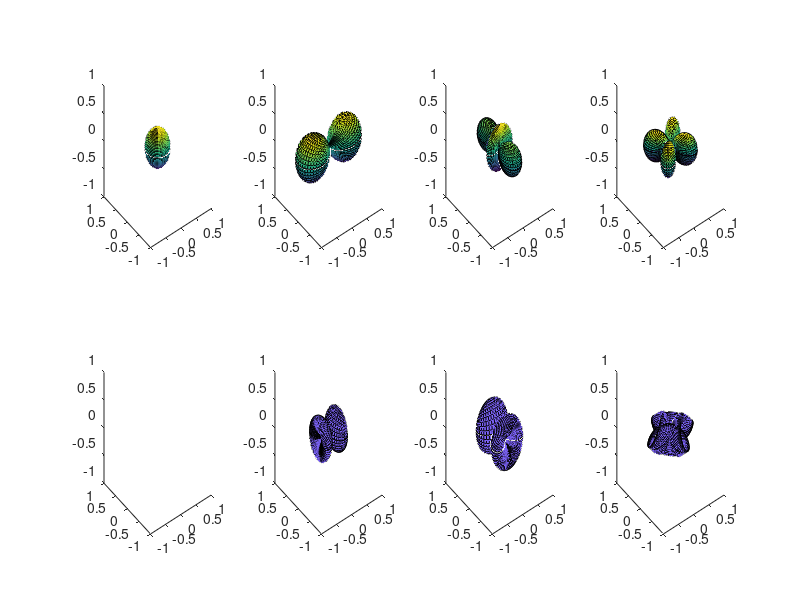

Source code (MATLAB):
clc;
clear all;
close all;
theta=0:pi/45:pi;
theta_num=size(theta,2);
phi=0:pi/45:2*pi;
phi_num=size(phi,2);
[Theta,Phi]=meshgrid(theta,phi);
% P-wave radiation pattern
RP_P=zeros(phi_num,theta_num);
RP_Px=zeros(phi_num,theta_num);
RP_Py=zeros(phi_num,theta_num);
RP_Pz=zeros(phi_num,theta_num);
% S-wave radiation pattern
RP_S=zeros(phi_num,theta_num);
RP_Sx=zeros(phi_num,theta_num);
RP_Sy=zeros(phi_num,theta_num);
RP_Sz=zeros(phi_num,theta_num);
% Direction cosin vector
e_r=zeros(phi_num,theta_num,3);
e_theta=zeros(phi_num,theta_num,3);
e_phi=zeros(phi_num,theta_num,3);
% Different kinds of seismic moment tensor
M_ISO=1/3*[1 0 0;0 1 0;0 0 1];
M_LD=[1 0 0;0 0 0;0 0 0];
M_CLVD=sqrt(6)/6*[1 0 0;0 -2 0;0 0 1];
M_DC=sqrt(2)/2*[0 1 0;1 0 0;0 0 0];
% M_DC=sqrt(2)/2*[0 0 1;0 0 0;1 0 0];
M=zeros(3,3,4);
M(:,:,1)=M_ISO;
M(:,:,2)=M_LD;
M(:,:,3)=M_CLVD;
M(:,:,4)=M_DC;
delta=[1 0 0;0 1 0;0 0 1];
% Calculate the radiation pattern and plot it
for M_Num=1:4
    for j=1:theta_num
        for i=1:phi_num
            %         Y(i,j)=sin(Theta(i,j))*cos(Phi(i,j));
            %         X(i,j)=sin(Theta(i,j))*sin(Phi(i,j));
            %         Z(i,j)=cos(Theta(i,j));
            e_r(i,j,1)=sin(Theta(i,j))*cos(Phi(i,j));
            e_r(i,j,2)=sin(Theta(i,j))*sin(Phi(i,j));
            e_r(i,j,3)=cos(Theta(i,j));
            E_R=reshape(e_r(i,j,:),1,3);
            
            %             Calculate the P-wave radiation
            RP_P(i,j)=E_R*M(:,:,M_Num)*E_R';
            RP_Px(i,j)=e_r(i,j,1)*RP_P(i,j);
            RP_Py(i,j)=e_r(i,j,2)*RP_P(i,j);
            RP_Pz(i,j)=e_r(i,j,3)*RP_P(i,j);
            %             Calculate the S-wave radiation
            RP_Sx(i,j)=(delta(1,1)-e_r(i,j,1)*e_r(i,j,1))*e_r(i,j,1)*M(1,1,M_Num)+...
                (delta(1,1)-e_r(i,j,1)*e_r(i,j,1))*e_r(i,j,2)*M(1,2,M_Num)+...
                (delta(1,1)-e_r(i,j,1)*e_r(i,j,1))*e_r(i,j,3)*M(1,3,M_Num)+...
                (delta(1,2)-e_r(i,j,1)*e_r(i,j,2))*e_r(i,j,1)*M(2,1,M_Num)+...
                (delta(1,2)-e_r(i,j,1)*e_r(i,j,2))*e_r(i,j,2)*M(2,2,M_Num)+...
                (delta(1,2)-e_r(i,j,1)*e_r(i,j,2))*e_r(i,j,3)*M(2,3,M_Num)+...
                (delta(1,3)-e_r(i,j,1)*e_r(i,j,3))*e_r(i,j,1)*M(3,1,M_Num)+...
                (delta(1,3)-e_r(i,j,1)*e_r(i,j,3))*e_r(i,j,2)*M(3,2,M_Num)+...
                (delta(1,3)-e_r(i,j,1)*e_r(i,j,3))*e_r(i,j,3)*M(3,3,M_Num);
            
            RP_Sy(i,j)=(delta(2,1)-e_r(i,j,2)*e_r(i,j,1))*e_r(i,j,1)*M(1,1,M_Num)+...
                (delta(2,1)-e_r(i,j,2)*e_r(i,j,1))*e_r(i,j,2)*M(1,2,M_Num)+...
                (delta(2,1)-e_r(i,j,2)*e_r(i,j,1))*e_r(i,j,3)*M(1,3,M_Num)+...
                (delta(2,2)-e_r(i,j,2)*e_r(i,j,2))*e_r(i,j,1)*M(2,1,M_Num)+...
                (delta(2,2)-e_r(i,j,2)*e_r(i,j,2))*e_r(i,j,2)*M(2,2,M_Num)+...
                (delta(2,2)-e_r(i,j,2)*e_r(i,j,2))*e_r(i,j,3)*M(2,3,M_Num)+...
                (delta(2,3)-e_r(i,j,2)*e_r(i,j,3))*e_r(i,j,1)*M(3,1,M_Num)+...
                (delta(2,3)-e_r(i,j,2)*e_r(i,j,3))*e_r(i,j,2)*M(3,2,M_Num)+...
                (delta(2,3)-e_r(i,j,2)*e_r(i,j,3))*e_r(i,j,3)*M(3,3,M_Num);
            
            RP_Sz(i,j)=(delta(3,1)-e_r(i,j,3)*e_r(i,j,1))*e_r(i,j,1)*M(1,1,M_Num)+...
                (delta(3,1)-e_r(i,j,3)*e_r(i,j,1))*e_r(i,j,2)*M(1,2,M_Num)+...
                (delta(3,1)-e_r(i,j,3)*e_r(i,j,1))*e_r(i,j,3)*M(1,3,M_Num)+...
                (delta(3,2)-e_r(i,j,3)*e_r(i,j,2))*e_r(i,j,1)*M(2,1,M_Num)+...
                (delta(3,2)-e_r(i,j,3)*e_r(i,j,2))*e_r(i,j,2)*M(2,2,M_Num)+...
                (delta(3,2)-e_r(i,j,3)*e_r(i,j,2))*e_r(i,j,3)*M(2,3,M_Num)+...
                (delta(3,3)-e_r(i,j,3)*e_r(i,j,3))*e_r(i,j,1)*M(3,1,M_Num)+...
                (delta(3,3)-e_r(i,j,3)*e_r(i,j,3))*e_r(i,j,2)*M(3,2,M_Num)+...
                (delta(3,3)-e_r(i,j,3)*e_r(i,j,3))*e_r(i,j,3)*M(3,3,M_Num);
        end
    end
    Facecolor=[0.5 0.4 1];
    Edgecolor=[0 0 0];
    subplot(2,4,M_Num)
    view(3)
    hold on
    %     surf(RP_Px,RP_Py,RP_Pz,'edgecolor',Edgecolor);
    surf(RP_Px(:,1:23),RP_Py(:,1:23),RP_Pz(:,1:23),'edgecolor',Edgecolor);
    surf(RP_Px(:,23:46),RP_Py(:,23:46),RP_Pz(:,23:46),'edgecolor',Edgecolor);
    axis([-1 1 -1 1 -1 1]);
%     surf(RP_Px,RP_Py,RP_Pz,'facecolor',[0.5 0.4 1],'edgecolor',[0,0,0]);
    
    grid off
%     axis square
    
    subplot(2,4,4+M_Num)
    hold on
    %     surf(RP_Sx,RP_Sy,RP_Sz,'facecolor',Facecolor,'edgecolor',Edgecolor);
%     plot3(RP_Sx,RP_Sy,RP_Sz,'b.');
    surf(RP_Sx(:,1:23),RP_Sy(:,1:23),RP_Sz(:,1:23),'facecolor',Facecolor,'edgecolor',Edgecolor);
    surf(RP_Sx(:,23:46),RP_Sy(:,23:46),RP_Sz(:,23:46),'facecolor',Facecolor,'edgecolor',Edgecolor);
    axis([-1 1 -1 1 -1 1]);
    view(3)
    grid off
%     axis square
end




